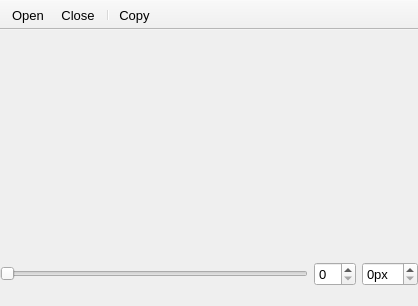
<?xml version="1.0" encoding="UTF-8"?>
<ui version="4.0">
 <class>MUSE</class>
 <widget class="QMainWindow" name="MUSE">
  <property name="geometry">
   <rect>
    <x>0</x>
    <y>0</y>
    <width>418</width>
    <height>306</height>
   </rect>
  </property>
  <property name="windowTitle">
   <string>HDF5</string>
  </property>
  <property name="unifiedTitleAndToolBarOnMac">
   <bool>true</bool>
  </property>
  <widget class="QWidget" name="centralwidget">
   <layout class="QGridLayout" name="gridLayout" rowstretch="1,0">
    <property name="leftMargin">
     <number>0</number>
    </property>
    <property name="topMargin">
     <number>0</number>
    </property>
    <property name="rightMargin">
     <number>0</number>
    </property>
    <property name="bottomMargin">
     <number>0</number>
    </property>
    <item row="0" column="0">
     <widget class="nCustomPlotMouseX" name="plot" native="true"/>
    </item>
    <item row="1" column="0">
     <widget class="QWidget" name="widget" native="true">
      <layout class="QGridLayout" name="gridLayout_2">
       <property name="leftMargin">
        <number>0</number>
       </property>
       <property name="topMargin">
        <number>0</number>
       </property>
       <property name="rightMargin">
        <number>0</number>
       </property>
       <property name="bottomMargin">
        <number>0</number>
       </property>
       <item row="0" column="2">
        <widget class="QSpinBox" name="radius">
         <property name="font">
          <font>
           <pointsize>10</pointsize>
          </font>
         </property>
         <property name="suffix">
          <string>px</string>
         </property>
         <property name="neutrinoSave" stdset="0">
          <bool>true</bool>
         </property>
        </widget>
       </item>
       <item row="0" column="1">
        <widget class="QSpinBox" name="slices">
         <property name="font">
          <font>
           <pointsize>10</pointsize>
          </font>
         </property>
        </widget>
       </item>
       <item row="0" column="0">
        <widget class="QSlider" name="slicesSlider">
         <property name="orientation">
          <enum>Qt::Horizontal</enum>
         </property>
        </widget>
       </item>
      </layout>
     </widget>
    </item>
   </layout>
  </widget>
  <widget class="QStatusBar" name="statusbar">
   <property name="font">
    <font>
     <pointsize>10</pointsize>
    </font>
   </property>
   <property name="sizeGripEnabled">
    <bool>false</bool>
   </property>
  </widget>
  <widget class="QToolBar" name="toolBar">
   <property name="font">
    <font>
     <pointsize>10</pointsize>
    </font>
   </property>
   <property name="windowTitle">
    <string>toolBar</string>
   </property>
   <property name="movable">
    <bool>false</bool>
   </property>
   <property name="iconSize">
    <size>
     <width>20</width>
     <height>20</height>
    </size>
   </property>
   <property name="floatable">
    <bool>false</bool>
   </property>
   <attribute name="toolBarArea">
    <enum>TopToolBarArea</enum>
   </attribute>
   <attribute name="toolBarBreak">
    <bool>false</bool>
   </attribute>
   <addaction name="actionOpen"/>
   <addaction name="actionClose"/>
   <addaction name="separator"/>
   <addaction name="actionMode"/>
  </widget>
  <action name="actionOpen">
   <property name="icon">
    <iconset>
     <normaloff>:icons//plus.png</normaloff>:icons//plus.png</iconset>
   </property>
   <property name="text">
    <string>Open</string>
   </property>
  </action>
  <action name="actionClose">
   <property name="icon">
    <iconset>
     <normaloff>:icons//remove.png</normaloff>:icons//remove.png</iconset>
   </property>
   <property name="text">
    <string>Close</string>
   </property>
  </action>
  <action name="actionMode">
   <property name="checkable">
    <bool>true</bool>
   </property>
   <property name="icon">
    <iconset resource="../../resources/icons/icons.qrc">
     <normaloff>:/icons/center.png</normaloff>:/icons/center.png</iconset>
   </property>
   <property name="text">
    <string>Copy</string>
   </property>
   <property name="toolTip">
    <string>Real time / click</string>
   </property>
   <property name="neutrinoSave" stdset="0">
    <bool>true</bool>
   </property>
  </action>
 </widget>
 <customwidgets>
  <customwidget>
   <class>nCustomPlotMouseX</class>
   <extends>QWidget</extends>
   <header>nCustomPlots.h</header>
   <container>1</container>
  </customwidget>
 </customwidgets>
 <resources>
  <include location="../../resources/icons/icons.qrc"/>
 </resources>
 <connections/>
</ui>
